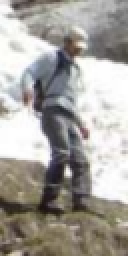
//> input picture OpencvImported/images/lecture3.bmp, 64 x 128 px (shown 2 times larger)
$ ./sep_23_HOG   (built with g++ and OpenCV 4)
//> lines starting //> are read from the running program, lines starting //| are printed output that depends on the picture
#include <opencv2/imgproc.hpp>
#include <opencv2/highgui.hpp>

using namespace cv;

#define PI (float)3.141592

//#define DEBUG

/* compute convolution w/ some filter to get 2-d gradient */
int gradiant(Mat img, int** gx, int** gy) {

	int xfltr[9] = {
		-1, 0, 1,
		-2, 0, 2,
		-1, 0, 1
	};
	int yfltr[9] = {
		-1, -2, -1,
		 0,  0,  0,
		 1,  2,  1
	};
	int h, w;
	h = img.rows;
	w = img.cols;

	for (int i = 0; i < h - 2; i++)
		for (int j = 0; j < w - 2; j++) {
			int fx = 0, fy = 0; // x, y-coordinate gradient
			for (int fi = 0; fi < 3; fi++)
				for (int fj = 0; fj < 3; fj++) {
					fx += img.at<uchar>(i + fi, j + fj) * *(xfltr + fi * 3 + fj);
					fy += img.at<uchar>(i + fi, j + fj) * *(yfltr + fi * 3 + fj);
				}
#ifdef DEBUG
			printf("(%4d, %4d)  ", fx, fy);
#endif
			*(*gx + i * (w - 2) + j) = fx;
			*(*gy + i * (w - 2) + j) = fy;
		}

	return 0;
}


/* compute the Orientation Histogram */
int getOH(int h, int w, int* gx, int* gy, double** hist) {

	for (int i = 0; i < 36; i++)
		*(*hist + i) = 0;

	for (int ti = 0; ti < 2; ti++)
		for (int tj = 0; tj < 2; tj++)
			for (int i = 0; i < h / 2; i++)
				for (int j = 0; j < w / 2; j++) {
					int fx = *(gx + (i + ti * h / 2) * w + j + tj * w / 2);
					int fy = *(gy + (i + ti * h / 2) * w + j + tj * w / 2);

					// compute the L2 magnitude
					float mag;
					mag = sqrt(fx * fx + fy * fy);

					// compute the phase
					float dir, deg;
					dir = atan2(fx, fy);
					deg = dir * 180.0 / PI;
					if (deg < 0) deg += 180.0;

#ifdef DEBUG
					if ((int)(deg / 20.2) > 9) printf("!");
#endif

					// accumulate in histogram
					* (*hist + ti * 18 + tj * 9 + (int)(deg / 20.0)) += mag;
				}


#ifdef DEBUG_OH
	for (int i = 0; i < 36; i++) {
		printf("%15Lf", *(*hist + i));
	}
	printf("\n\n");
#endif

	// normalize
	double norm = 0.000001;
	for (int i = 0; i < 36; i++) {
		norm += *(*hist + i) * *(*hist + i);
	}
	norm = sqrt(norm);
	for (int i = 0; i < 36; i++) {
		*(*hist + i) /= norm;
#ifdef DEBUG_OH
		printf("%15Lf", *(*hist + i));
#endif
	}

	return 0;
}


/* Histograms of Oriented Gradients */
int HOG(Mat img, double** hist) {
	int h = img.rows;
	int w = img.cols;

	int* img_grad_x, * img_grad_y; // result of gradiant
	if (!(img_grad_x = (int*)malloc(sizeof(int) * (h - 2) * (w - 2)))) return -1;
	if (!(img_grad_y = (int*)malloc(sizeof(int) * (h - 2) * (w - 2)))) return -1;

	gradiant(img, &img_grad_x, &img_grad_y);

#ifdef DEBUG0
	Mat res_grad_x(h - 2, w - 2, CV_8UC1);
	Mat res_grad_y(h - 2, w - 2, CV_8UC1);
	for (int i = 0; i < h - 2; i++)
		for (int j = 0; j < w - 2; j++) {
			res_grad_x.at<uchar>(i, j) = *(img_grad_x + i * (w - 2) + j) / 32;
			res_grad_y.at<uchar>(i, j) = *(img_grad_y + i * (w - 2) + j) / 32;
		}
	imshow("original", img);
	imshow("grad x", res_grad_x);
	imshow("grad y", res_grad_y);
	waitKey(0);
#endif

	getOH(h - 2, w - 2, img_grad_x, img_grad_y, hist);

#ifdef DEBUG01
	for (int i = 0; i < 9; i++)
		printf("%Lf ", *(*hist + i));
	printf("\n");
#endif

	free(img_grad_x);
	free(img_grad_y);
	return 0;
}


int main() {

	Mat img_gray0 = imread("images/lecture3.bmp", IMREAD_GRAYSCALE);
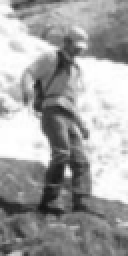
//> img_gray0: 128 rows x 64 cols, CV_8UC1 (shown 2 times larger); min 20, max 255, mean 161.9
	Mat img_gray1 = imread("images/compare1.bmp", IMREAD_GRAYSCALE);
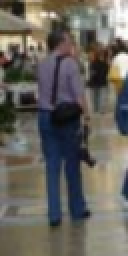
//> input picture OpencvImported/images/compare1.bmp, 64 x 128 px (shown 2 times larger)
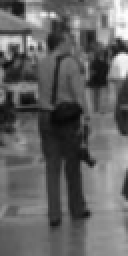
//> img_gray1: 128 rows x 64 cols, CV_8UC1 (shown 2 times larger); min 8, max 254, mean 100.1
	int h = img_gray0.rows;
//> h = 128
	int w = img_gray0.cols;
//> w = 64
	int h1 = img_gray1.rows;
//> h1 = 128
	int w1 = img_gray1.cols;
//> w1 = 64
	if (abs(h - h1) > 8 || abs(w - w1) > 8) {
		printf("invalid image size to compare\n");
		return -1;
	}
	const int h_tile = 16;
	const int w_tile = 16;
	Mat img_tile0(h_tile, w_tile, CV_8UC1);
	Mat img_tile1(h_tile, w_tile, CV_8UC1);

	double* hist0, * hist1;
	if (!(hist0 = (double*)calloc(36, sizeof(double)))) return -1;
	if (!(hist1 = (double*)calloc(36, sizeof(double)))) return -1;

	double result = 0;

	for (int i = 0; i < h - 8; i += 8) {
		printf("\n");
		for (int j = 0; j < w - 8; j += 8) {

			// get 16 by 16 block image
			for (int ti = 0; ti < h_tile; ti++)
				for (int tj = 0; tj < w_tile; tj++) {
					img_tile0.at<uchar>(ti, tj) = img_gray0.at<uchar>(i + ti, j + tj);
					img_tile1.at<uchar>(ti, tj) = img_gray1.at<uchar>(i + ti, j + tj);
				}

			// compute each HOG
			HOG(img_tile0, &hist0);
			HOG(img_tile1, &hist1);

			// compute Euclidean distance
			double dist = 0;
			for (int hi = 0; hi < 36; hi++) {
				dist += (*(hist0 + hi) - *(hist1 + hi)) * (*(hist0 + hi) - *(hist1 + hi));
			}
			dist = sqrt(dist);

			printf("%15Lf", dist);
			result += dist;
		}
		printf("\n\n");
	}
//> this loop made 15 passes
//> result on passes 1 to 12: 6.89, 14.02, 21.42, 29.04, 36.43, 43.86, 50.9, 57.36, 64.22, 71.04, 77.98, 84.96
//> after the loop, result = 107.5
	free(hist0);
	free(hist1);

	printf("total Euclidean distance : %Lf\n", result);
//| total Euclidean distance : nan

#ifdef DEBUG_OH
	for (int ti = 0; ti < h_tile; ti++)
		for (int tj = 0; tj < w_tile; tj++) {
			img_tile0.at<uchar>(ti, tj) = img_gray0.at<uchar>(ti, tj);
			//printf("%d ", img_gray0.at<uchar>(ti, tj));
		}
	//printf("\n\n");

	HOG(img_tile0, &hist0);
#endif


	return 0;
}
